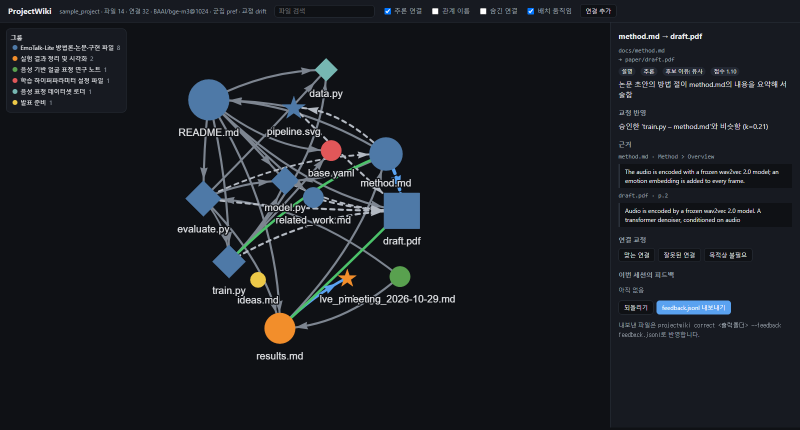
#> input picture assets/viewer.png, 1600 x 860 px (shown at 1/2 size)
$ python old_prototype.py ../../../../../assets/stage_report.png ../../../../../assets/viewer.png
#> lines starting #> are read from the running program, lines starting #| are printed output that depends on the picture
"""thumbgrid: experimental thumbnail and contact sheet helper.

Abandoned prototype. The idea was to batch-render a folder of photos
into one contact sheet for quick visual review. Never finished, kept
for reference only.
"""

import os
import sys

from PIL import Image, ImageDraw


SUPPORTED_EXTS = {".jpg", ".jpeg", ".png", ".gif", ".bmp", ".webp"}


def make_thumbnail(path, size=(128, 128)):
    """Return an RGB thumbnail copy of the image at *path*, fitted inside *size*."""
#> called with path = '../../../../../assets/viewer.png', size = (128, 128)
    with Image.open(path) as im:
#> im is the input picture: PIL image 1600x860 RGB; mean R, G, B 25.1, 28.3, 33.6
        im = im.convert("RGB")
        im.thumbnail(size, Image.LANCZOS)
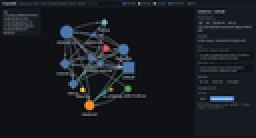
#> im: PIL image 128x69 RGB (shown 2 times larger); mean R, G, B 25.1, 28.3, 33.5
        return im.copy()


def _cell_size(thumbs):
    width = max(t.width for t in thumbs)
#> width = 128
    height = max(t.height for t in thumbs)
#> height = 69
    return width, height


def contact_sheet(paths, cols=4, size=(128, 128), pad=8, background=(30, 30, 30)):
    """Lay out thumbnails for *paths* in a grid with *cols* columns."""
    paths = [p for p in paths if os.path.splitext(p)[1].lower() in SUPPORTED_EXTS]
    if not paths:
        raise ValueError("no supported image files given")

    thumbs = []
    for p in paths:
        try:
            thumbs.append(make_thumbnail(p, size=size))
        except OSError as exc:
            # skip unreadable files instead of aborting the whole sheet
            print(f"skipping {p}: {exc}")
    if not thumbs:
        raise ValueError("no readable images")

    # TODO: EXIF orientation is ignored, so rotated phone photos come out sideways.
    cell_w, cell_h = _cell_size(thumbs)
#> cell_w = 128; cell_h = 69
    rows = (len(thumbs) + cols - 1) // cols
#> rows = 1
    sheet_w = cols * (cell_w + pad) + pad
#> sheet_w = 552
    sheet_h = rows * (cell_h + pad) + pad
#> sheet_h = 85
    sheet = Image.new("RGB", (sheet_w, sheet_h), background)
#> sheet: PIL image 552x85 RGB; every value is 30
    draw = ImageDraw.Draw(sheet)

    for i, thumb in enumerate(thumbs):
        r, c = divmod(i, cols)
        x = pad + c * (cell_w + pad)
        y = pad + r * (cell_h + pad)
        # centre each thumbnail inside its cell
        x += (cell_w - thumb.width) // 2
        y += (cell_h - thumb.height) // 2
        sheet.paste(thumb, (x, y))
        draw.rectangle(
            [x - 1, y - 1, x + thumb.width, y + thumb.height],
            outline=(90, 90, 90),
        )
#> this loop made 1 pass
#> (r, c, x, y) on pass 1: (0, 0, 8, 8)
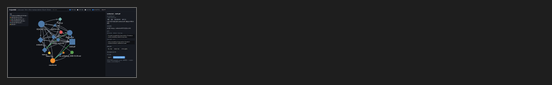
#> sheet: PIL image 552x85 RGB; mean R, G, B 29.6, 30.2, 31.2

    return sheet


if __name__ == "__main__":
    if len(sys.argv) < 3:
        print("usage: python old_prototype.py OUT.png IMG [IMG ...]")
        sys.exit(2)
    out_path, inputs = sys.argv[1], sys.argv[2:]
    sheet = contact_sheet(inputs, cols=4)
    sheet.save(out_path)
    print(f"wrote {out_path} ({sheet.width}x{sheet.height})")
#| wrote ../../../../../assets/stage_report.png (552x85)
